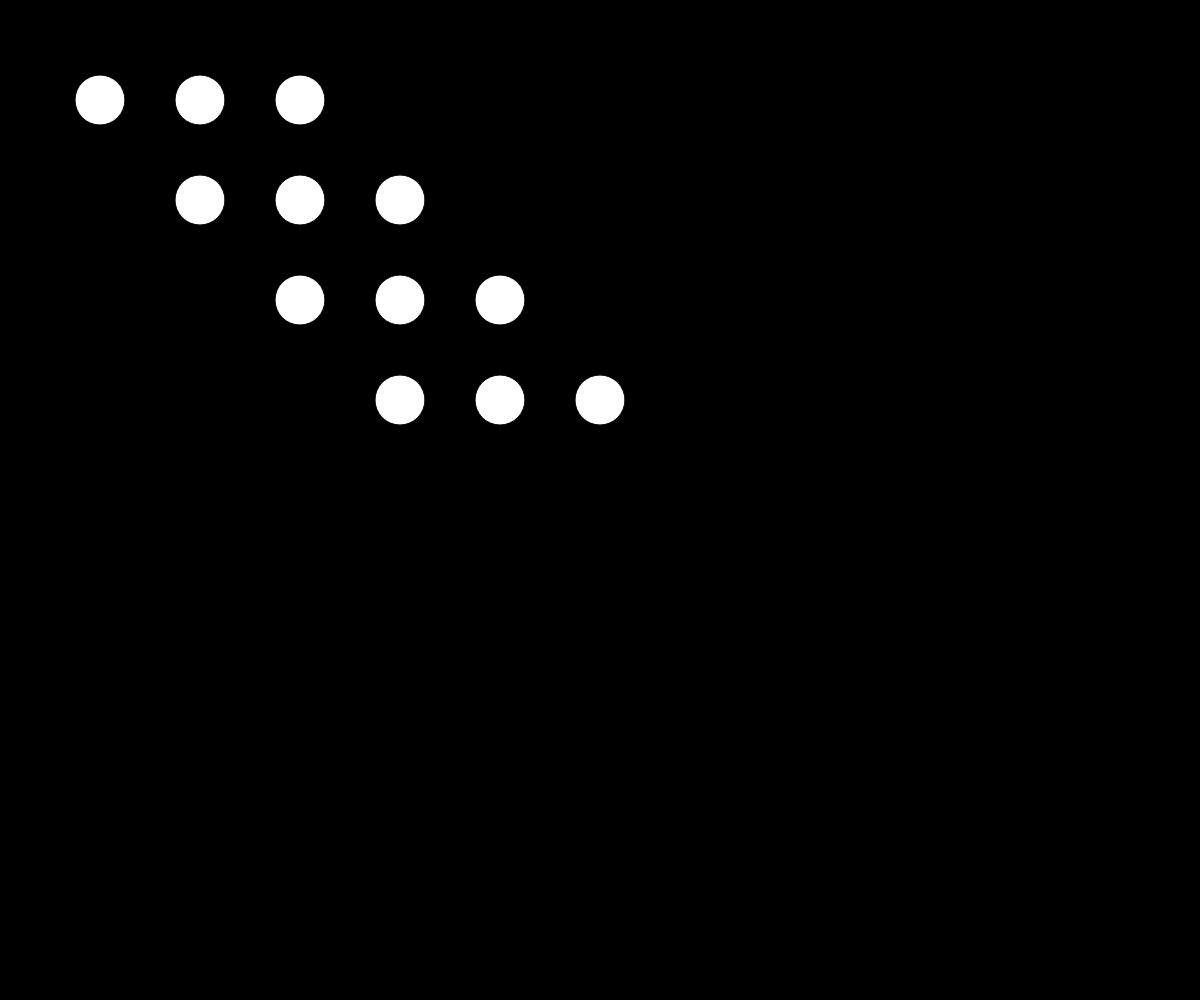
Frame 1 (no input)
Frame 60 (no input): identical to frame 1, image omitted
Frame 120 (the mouse pressed at the canvas centre since frame 60): identical to frame 1, image omitted

The p5.js sketch that drew this single still picture (run headless with seeded random() and noise() and a simulated clock; from frame 60 on, the mouse is pressed at the canvas centre):

// p5.js sketch
// ── sketch.js


function setup(){

  createCanvas(windowWidth, windowHeight);
}

function draw(){
  background(0)

  push()
  translate(100,100)
  ellipse(0,0,50)
  translate(100,100)
  ellipse(0,0,50)
  translate(100,100)
  ellipse(0,0,50)
  translate(100,100)
  ellipse(0,0,50)
  pop()

  push()
  translate(200,100)
  ellipse(0,0,50)
  translate(100,100)
  ellipse(0,0,50)
  translate(100,100)
  ellipse(0,0,50)
  translate(100,100)
  ellipse(0,0,50)
  pop()

  push()
  translate(300,100)
  ellipse(0,0,50)
  translate(100,100)
  ellipse(0,0,50)
  translate(100,100)
  ellipse(0,0,50)
  translate(100,100)
  ellipse(0,0,50)
  pop()


  

}

function mousePressed(){



}
